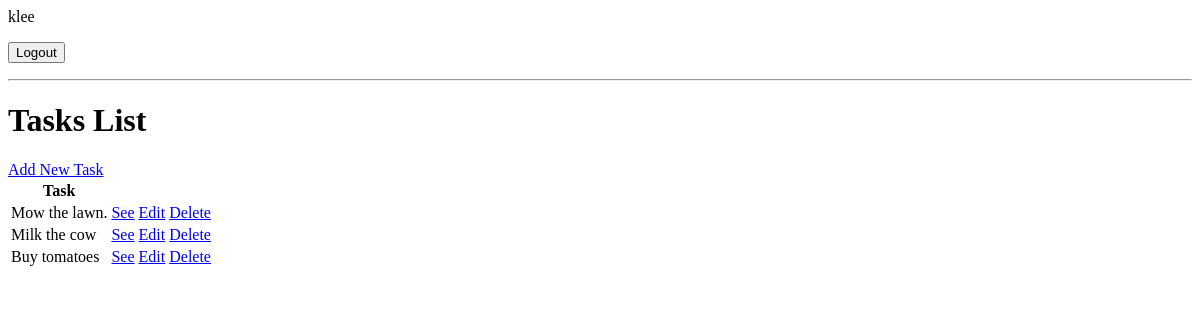
Page / (signed in) on the earlier database version.
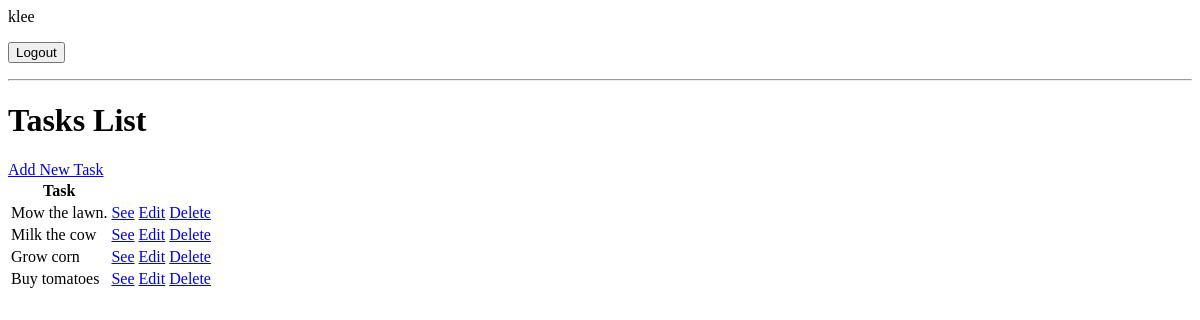
Same page on the later database version.
### base/models.py (models this page shows, shortened)
class Task(models.Model):
    user = models.ForeignKey(User, on_delete=models.CASCADE, null=True, blank=True)
    title = models.CharField(max_length=200)
    description = models.TextField(null=True, blank=True)
    completed = models.BooleanField(default=False)
    created_at = models.DateTimeField(auto_now_add=True)
    class Meta:
        ordering = ['completed']

### base/views.py (the view)
# urls.py: path('', ListTasks.as_view(), name='tasks'),
class ListTasks(LoginRequiredMixin, ListView):
    model = Task
    context_object_name = 'Tasks'
    template_name = 'base/task_list.html'
    def get_context_data(self, **kwarg):
        context = super().get_context_data(**kwarg)
        context['Tasks'] = context['Tasks'].filter(user=self.request.user)
        context['count'] = context['Tasks'].filter(completed=False).count()
        return context

### base/templates/base/task_list.html (shortened to what this page needs)
{% if request.user.is_authenticated %}
    <p>{{ request.user }}</p>
    <form action="{% url 'logout' %}" method="post">
        <input type="submit" value="Logout"/>
    </form>
{% else %}
    <a href="{% url 'login' %}">Login</a>
{% endif %}
<hr />
<h1>Tasks List {{ city }}</h1>
<a href="{% url 'create' %}">Add New Task</a>
<table>
    <thead>
    <tr>
        <th>Task</th>
        <th></th>
    </tr>
    </thead>
    {% for task in Tasks %}
        <tbody>
        <tr>
            <td>{{ task.title }}</td>
            <td><a href="{% url 'details' task.id %}">See</a></td>
            <td><a href="{% url 'update' task.id %}">Edit</a></td>
            <td><a href="{% url 'delete' task.id %}">Delete</a></td>
        </tr>
        </tbody>
        {% empty %}
        <p>No tasks yet.</p>
    {% endfor %}
</table>

Differences in the rows shown:
added Task: title "Grow corn"
